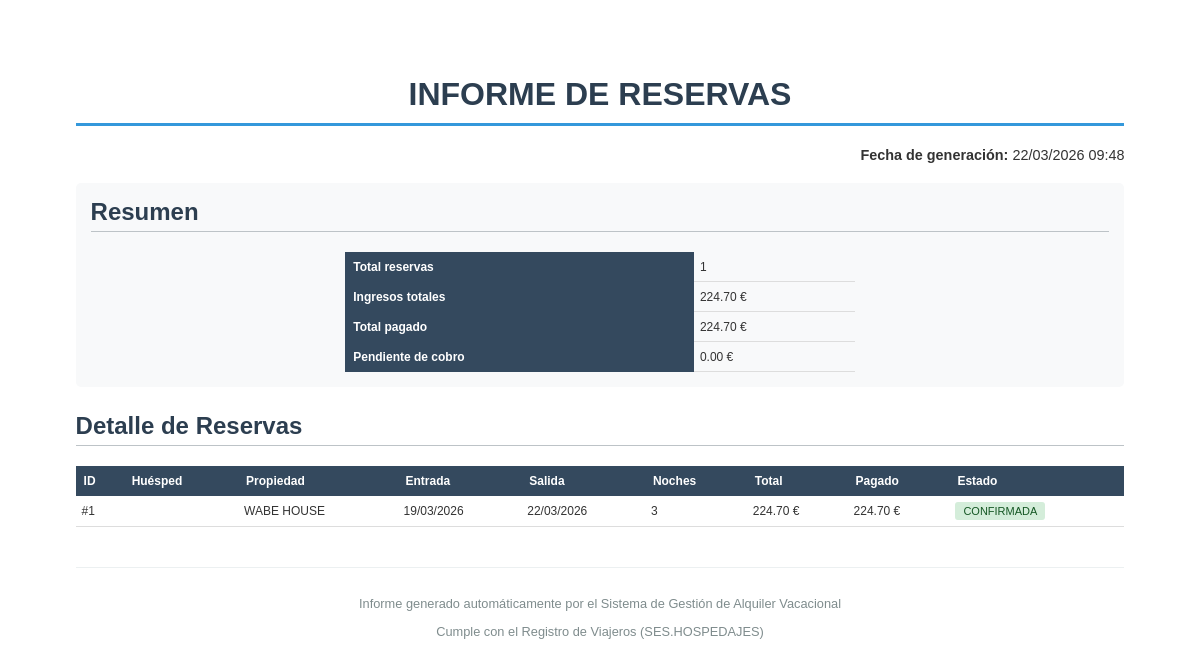
Screenshot of /informes/reservas (signed in) with the database file from the repository.
### models.py (models this page shows, shortened)
class Reserva(db.Model):
    __tablename__ = 'reservas'
    id = db.Column(db.Integer, primary_key=True)
    propiedad_id = db.Column(db.Integer, db.ForeignKey('propiedades.id'), nullable=False)
    num_huespedes = db.Column(db.Integer, default=1)
    num_menores = db.Column(db.Integer, default=0)
    relacion_parentesco = db.Column(db.String(200), nullable=True)
    fecha_entrada = db.Column(db.Date, nullable=False)
    fecha_salida = db.Column(db.Date, nullable=False)
    subtotal_habitaciones = db.Column(db.Float, default=0)
    impuesto_aplicado = db.Column(db.Float, default=0)
    total_impuestos = db.Column(db.Float, default=0)
    retencion_aplicada = db.Column(db.Float, default=0)
    retencion_total = db.Column(db.Float, default=0)  # Nota: en tu error aparece 'retención_total'
    precio_total = db.Column(db.Float)
    deposito_pagado = db.Column(db.Float, default=0)
    saldo_pendiente = db.Column(db.Float, default=0)
    fecha_pago_total = db.Column(db.Date, nullable=True)
    estado = db.Column(db.String(20), default='confirmada')
    notas = db.Column(db.Text)
    fecha_creacion = db.Column(db.DateTime, default=datetime.utcnow)
    origen = db.Column(db.String(50), default='manual')
    external_id = db.Column(db.String(100), unique=True, nullable=True)
    propiedad = db.relationship('Propiedad', back_populates='reservas')
    tareas = db.relationship('Tarea', back_populates='reserva_rel', lazy='dynamic')
    habitaciones_asignadas = db.relationship('ReservaHabitacion', back_populates='reserva', lazy='dynamic', cascade='all, delete-orphan')
    pagos = db.relationship('PagoReserva', back_populates='reserva', lazy='dynamic', cascade='all, delete-orphan')
    ingresos = db.relationship('Ingreso', back_populates='reserva', lazy='dynamic')
    huespedes = db.relationship('Huesped', back_populates='reserva', lazy='dynamic', cascade='all, delete-orphan')

class Propiedad(db.Model):
    __tablename__ = 'propiedades'
    id = db.Column(db.Integer, primary_key=True)
    nombre = db.Column(db.String(100), nullable=False)
    descripcion = db.Column(db.Text)
    direccion = db.Column(db.String(200))
    ciudad = db.Column(db.String(100))
    codigo_postal = db.Column(db.String(20))
    pais = db.Column(db.String(50))
    num_habitaciones = db.Column(db.Integer, default=1)
    num_banos = db.Column(db.Integer, default=1)
    capacidad_max = db.Column(db.Integer, default=2)
    precio_noche = db.Column(db.Float, nullable=False)
    moneda = db.Column(db.String(3), default='EUR')
    activa = db.Column(db.Boolean, default=True)
    fecha_creacion = db.Column(db.DateTime, default=datetime.utcnow)
    usuario_id = db.Column(db.Integer, db.ForeignKey('users.id'))
    tipo_impuesto = db.Column(db.String(10), default='IVA')
    porcentaje_impuesto = db.Column(db.Float, default=7.0)
    aplicar_retencion = db.Column(db.Boolean, default=False)
    porcentaje_retencion = db.Column(db.Float, default=0.0)
    codigo_ses = db.Column(db.String(50))  # Código de establecimiento
    codigo_arrendador = db.Column(db.String(50))  # Código de arrendador
    usuario_ses = db.Column(db.String(50))  # Usuario WS
    password_ses = db.Column(db.String(50))  # Contraseña WS
    propietario = db.relationship('User', back_populates='propiedades')
    reservas = db.relationship('Reserva', back_populates='propiedad', lazy='dynamic', cascade='all, delete-orphan')
    tareas = db.relationship('Tarea', back_populates='propiedad_rel', lazy='dynamic', cascade='all, delete-orphan')
    calendarios_ical = db.relationship('CalendarioIcal', back_populates='propiedad', lazy='dynamic', cascade='all, delete-orphan')
    habitaciones = db.relationship('Habitacion', back_populates='propiedad', lazy='dynamic', cascade='all, delete-orphan')
    ingresos = db.relationship('Ingreso', back_populates='propiedad', lazy='dynamic')
    gastos = db.relationship('Gasto', back_populates='propiedad', lazy='dynamic')
    bloqueos = db.relationship('BloqueoPropiedad', back_populates='propiedad', lazy='dynamic', cascade='all, delete-orphan')

### informes.py (the view, shortened to what this page needs)
@informes_bp.route('/reservas')
@login_required
def informe_reservas():
    propiedad_id = request.args.get('propiedad_id', type=int)
    fecha_inicio = request.args.get('fecha_inicio')
    fecha_fin = request.args.get('fecha_fin')
    formato = request.args.get('formato', 'html')
    query = Reserva.query.join(Propiedad).filter(Propiedad.usuario_id == current_user.id)
    if propiedad_id:
        query = query.filter(Reserva.propiedad_id == propiedad_id)
    if fecha_inicio:
        fecha_inicio = datetime.strptime(fecha_inicio, '%Y-%m-%d').date()
        query = query.filter(Reserva.fecha_entrada >= fecha_inicio)
    if fecha_fin:
        fecha_fin = datetime.strptime(fecha_fin, '%Y-%m-%d').date()
        query = query.filter(Reserva.fecha_salida <= fecha_fin)
    reservas = query.order_by(Reserva.fecha_entrada).all()
    total_reservas = len(reservas)
    total_ingresos = sum(r.precio_total for r in reservas)
    total_pagado = sum(r.deposito_pagado for r in reservas)
    noches_totales = sum((r.fecha_salida - r.fecha_entrada).days for r in reservas)
    ocupacion_media = noches_totales / total_reservas if total_reservas > 0 else 0
    if formato == 'html':
        return render_template('informes/reservas.html',
                              reservas=reservas,
                              total_reservas=total_reservas,
                              total_ingresos=total_ingresos,
                              total_pagado=total_pagado,
                              noches_totales=noches_totales,
                              ocupacion_media=ocupacion_media,
                              fecha_inicio=fecha_inicio,
                              fecha_fin=fecha_fin,
                              propiedad_id=propiedad_id,
                              now=datetime.now)
    elif formato == 'csv':
        return generar_csv_reservas(reservas)
    elif formato == 'pdf':
        return generar_pdf_informe_reservas(reservas, fecha_inicio, fecha_fin, propiedad_id)

### app.py (called while the page is built)
@login.user_loader
def load_user(user_id):
    return db.session.get(User, int(user_id))

### templates/informes/reservas.html (shortened to what this page needs)
<!DOCTYPE html>
<html>
<head>
</head>
<body>
    <h1>INFORME DE RESERVAS</h1>
    <div style="text-align: right; font-size: 0.9em; margin-bottom: 20px;">
        <strong>Fecha de generación:</strong> {{ now().strftime('%d/%m/%Y %H:%M') }}<br>
    </div>
    <div class="resumen">
        <h2 style="margin-top: 0;">Resumen</h2>
        <table style="width: 50%; margin: auto;">
            <tr>
                <th>Total reservas</th>
                <td>{{ reservas|length }}</td>
            </tr>
            <tr>
                <th>Ingresos totales</th>
                <td>{{ "%.2f"|format(reservas|sum(attribute='precio_total')) }} €</td>
            </tr>
            <tr>
                <th>Total pagado</th>
                <td>{{ "%.2f"|format(reservas|sum(attribute='deposito_pagado')) }} €</td>
            </tr>
            <tr>
                <th>Pendiente de cobro</th>
                <td>{{ "%.2f"|format(reservas|sum(attribute='saldo_pendiente')) }} €</td>
            </tr>
        </table>
    </div>
    <h2>Detalle de Reservas</h2>
    {% if reservas %}
    <table>
        <thead>
            <tr>
                <th>ID</th>
                <th>Huésped</th>
                <th>Propiedad</th>
                <th>Entrada</th>
                <th>Salida</th>
                <th>Noches</th>
                <th>Total</th>
                <th>Pagado</th>
                <th>Estado</th>
            </tr>
        </thead>
        <tbody>
            {% for r in reservas %}
            <tr>
                <td>#{{ r.id }}</td>
                <td>{{ r.huesped_nombre }} {{ r.huesped_apellidos }}</td>
                <td>{{ r.propiedad.nombre }}</td>
                <td>{{ r.fecha_entrada.strftime('%d/%m/%Y') }}</td>
                <td>{{ r.fecha_salida.strftime('%d/%m/%Y') }}</td>
                <td>{{ (r.fecha_salida - r.fecha_entrada).days }}</td>
                <td>{{ "%.2f"|format(r.precio_total) }} €</td>
                <td>{{ "%.2f"|format(r.deposito_pagado) }} €</td>
                <td>
                    <span class="badge badge-{{ r.estado }}">{{ r.estado|upper }}</span>
                </td>
            </tr>
            {% endfor %}
        </tbody>
    </table>
    {% else %}
    <p>No hay reservas en el período seleccionado.</p>
    {% endif %}
    <div class="footer">
        <p>Informe generado automáticamente por el Sistema de Gestión de Alquiler Vacacional</p>
        <p>Cumple con el Registro de Viajeros (SES.HOSPEDAJES)</p>
    </div>
</body>
</html>

### templates/informes/reservas.html (style rules this page uses)
body { font-family: Arial, sans-serif; margin: 2cm; color: #333; }
h1 { color: #2c3e50; border-bottom: 3px solid #3498db; padding-bottom: 10px; text-align: center; }
h2 { color: #2c3e50; border-bottom: 1px solid #bdc3c7; padding-bottom: 5px; margin-top: 25px; }
table { width: 100%; border-collapse: collapse; margin: 15px 0; font-size: 12px; }
th { background: #34495e; color: white; text-align: left; padding: 8px; }
td { padding: 6px; border-bottom: 1px solid #ddd; }
.resumen { background: #f8f9fa; padding: 15px; border-radius: 5px; margin: 20px 0; }
.footer { margin-top: 40px; font-size: 0.8em; color: #7f8c8d; text-align: center; border-top: 1px solid #ecf0f1; padding-top: 15px; }
.badge { display: inline-block; padding: 3px 8px; border-radius: 3px; font-size: 11px; }
.badge-confirmada { background: #d4edda; color: #155724; }

### rows the page displays
Reserva: id "1", propiedad.nombre "WABE HOUSE", fecha_entrada "19/03/2026", fecha_salida "22/03/2026", (r.fecha_salida-r.fecha_entrada).days "3", precio_total "224.70", deposito_pagado "224.70", estado "CONFIRMADA"

### other values shown
{{ reservas|length }} "1"
{{ "%.2f"|format(reservas|sum(attribute='precio_total')) }} "224.70"
{{ "%.2f"|format(reservas|sum(attribute='deposito_pagado')) }} "224.70"
{{ "%.2f"|format(reservas|sum(attribute='saldo_pendiente')) }} "0.00"
